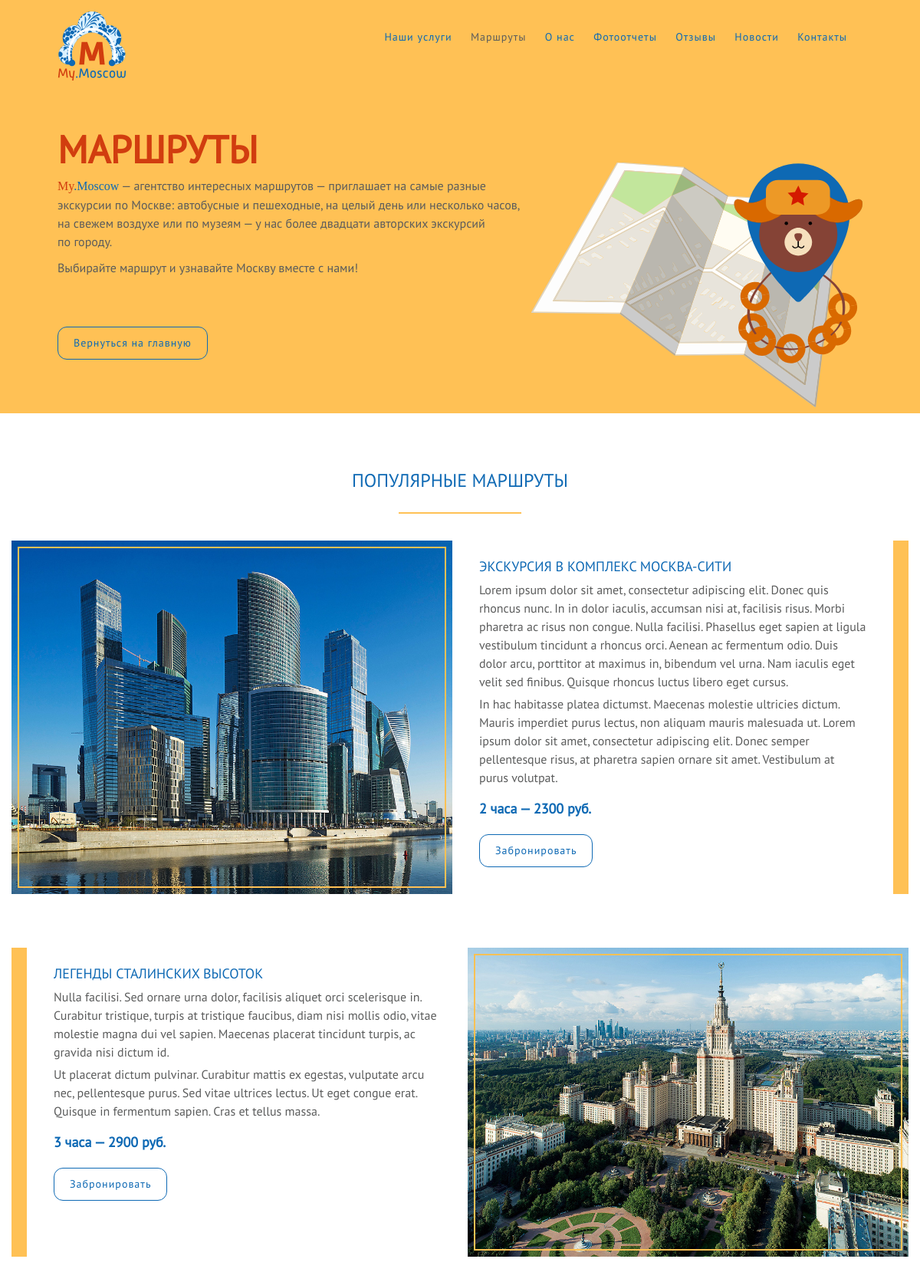
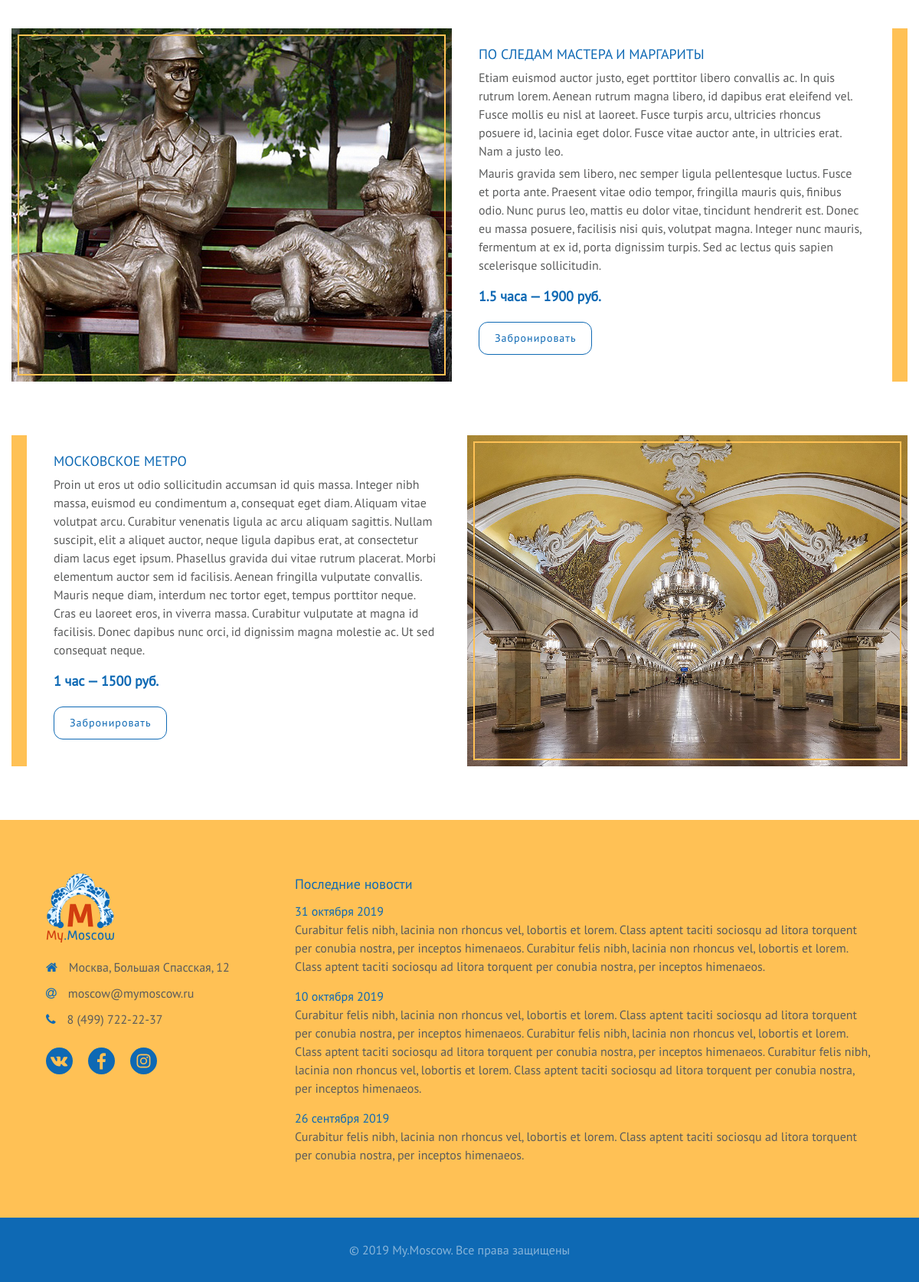
The page /routs.php on the database its author committed (2 pictures, top to bottom).
### tables this page shows
CREATE TABLE `routs` (
  `id` int(11) NOT NULL,
  `image` varchar(255) NOT NULL,
  `altText` varchar(255) NOT NULL,
  `routName` varchar(255) NOT NULL,
  `routDescription` text NOT NULL,
  `duration` varchar(255) NOT NULL,
  `price` varchar(255) NOT NULL
);

CREATE TABLE `contactsGeneral` (
  `id` int(11) NOT NULL,
  `address` varchar(255) NOT NULL,
  `email` varchar(255) NOT NULL,
  `tel` varchar(255) NOT NULL
);

CREATE TABLE `socialNetworks` (
  `id` int(11) NOT NULL,
  `href` varchar(255) NOT NULL,
  `icon` varchar(255) NOT NULL,
  `altText` varchar(255) NOT NULL
);

CREATE TABLE `news` (
  `id` int(11) NOT NULL,
  `newsDate` varchar(255) NOT NULL,
  `newsText` text NOT NULL
);

### routs.php (the view, shortened to what this page needs)
<?php
include_once($_SERVER['DOCUMENT_ROOT'] . '/config/config.php');
$query = "SELECT * FROM `routs`";
$resultRouts = mysqli_query($db, $query);
?>
<?php
    include_once($_SERVER['DOCUMENT_ROOT'] . '/modules/head.php');
?>
<body id="top">
    <section class="topInfo">
        <div class="wrapperTop bgRouts">
            <header>
                <a href="/" class="logoI"><img src="images/logo/logo_mixColorText.svg" alt="Logo"></a>
                <nav>
                    <a href="index.php#service">Наши услуги</a>
                    <a href="#" class="notActive">Маршруты</a>
                    <a href="index.php#about">О нас</a>
                    <a href="index.php#foto">Фотоотчеты</a>
                    <a href="index.php#testimon">Отзывы</a>
                    <a href="#news">Новости</a>
                    <a href="contacts.php" target="blank">Контакты</a>
                </nav>
            </header>
            <div class="textInfo">
                <h1>Маршруты</h1>
                    <p>
                        <span class="logoT"><span>My</span>.Moscow</span>&nbsp;&mdash; агентство интересных маршрутов&nbsp;&mdash; приглашает на самые разные экскурсии по&nbsp;Москве: автобусные и&nbsp;пешеходные,
                        на&nbsp;целый день или несколько часов, на&nbsp;свежем воздухе или по&nbsp;музеям&nbsp;&mdash; у&nbsp;нас более двадцати авторских экскурсий
                        по&nbsp;городу.
                    </p>
                    <p>
                        Выбирайте маршрут и&nbsp;узнавайте Москву вместе с&nbsp;нами!
                    </p>
            </div>
            <div>
                <a href="/" class="button">Вернуться на главную</a>
            </div>
        </div>
    </section>
    <main>
        <section class="wrapperRoutsPOP">
            <h2>Популярные маршруты</h2>
            <?php while($row = mysqli_fetch_assoc($resultRouts)): ?>
                <div class="rout">
                    <img class="routImage mCity" src="images/routs/<?= $row['image'] ?>" alt="<?= $row['altText'] ?>">
                    <div class="routText">
                        <h3><?= $row['routName'] ?></h3>
                        <?= $row['routDescription'] ?>
                        <p class="price"><?= $row['duration'] ?>&nbsp;&mdash; <?= $row['price'] ?></p>
                        <div>
                            <a href="" class="button reserve" target="blank" data-name="<?= $row['routName'] ?>">Забронировать</a>
                        </div>
                    </div>
                </div>
            <?php endwhile; ?>
        </section>
    </main>
    <?php
        include_once($_SERVER['DOCUMENT_ROOT']) . '/modules/footer.php';
    ?>
</body>
</html>

### modules/footer.php (shortened to what this page needs)
<?php
    include_once($_SERVER['DOCUMENT_ROOT'] . '/config/config.php');
    $query = "SELECT * FROM `news`";
    $resultNews = mysqli_query($db, $query);
    $logoStyle = 'logoContacts';
    $newsStyle = 'news';
?>
<footer>
    <div class="wrapperEndInfo" id="news">
        <div class="contactsNews">
            <div class="<?= $logoStyle ?>">
                <a href="/" class="logoI"><img src="images/logo/logo_mixColorText.svg" alt="Logo"></a>
                <?php
                    if ($_SERVER['REQUEST_URI'] != '/contacts.php') {
                        include_once($_SERVER['DOCUMENT_ROOT'] . '/modules/address_socNet.php');
                    };
                ?>
            </div>
            <div class="<?= $newsStyle ?>">
                <h4>Последние новости</h4>
                <?php while($row = mysqli_fetch_assoc($resultNews)): ?>
                <p>
                    <span class="date"><?= $row['newsDate'] ?></span>
                    <?= $row['newsText'] ?>
                </p>
                <?php endwhile; ?>
            </div>
        </div>
    </div>
    <div class="copyright">
        <p>© 2019 My.Moscow. Все права защищены</p>
    </div>
</footer>

### modules/address_socNet.php
<?php
    include_once($_SERVER['DOCUMENT_ROOT'] . '/config/config.php');
    $query = "SELECT * FROM `contactsGeneral`";
    $resultCG = mysqli_query($db, $query);
    $query = "SELECT * FROM `socialNetworks`";
    $resultSN = mysqli_query($db, $query);
?>
<address>
    <?php while($row = mysqli_fetch_assoc($resultCG)): ?>
        <p><i class="fa fa-home" aria-hidden="true"></i><?= $row['address'] ?></p>
        <p><i class="fa fa-at" aria-hidden="true"></i><?= $row['email'] ?></p>
        <p><i class="fa fa-phone" aria-hidden="true"></i><?= $row['tel'] ?></p>
    <?php endwhile; ?>
    <div class="socNet">
        <?php while($row = mysqli_fetch_assoc($resultSN)): ?>
            <a href="<?= $row['href'] ?>" rel="nofollow" target="blank"><img src="images/icons/<?= $row['icon'] ?>" alt="<?= $row['altText'] ?>"></a>
        <?php endwhile; ?>
    </div>
</address>

### rows shown on the page
routs: image (picture), routName "ЭКСКУРСИЯ В КОМПЛЕКС МОСКВА-СИТИ", routDescription "Lorem ipsum dolor sit amet, consectetur adipiscing elit. Donec quis rhoncus nunc. In in dolor iaculis, accumsan nisi at, facilisis risus. Morbi pharetra ac risus non congue. Nulla facilisi. Phasellus eget sapien at ligula vestibulum tincidunt a rhoncus orci. Aenean ac fermentum odio. Duis dolor arcu, porttitor at maximus in, bibendum vel urna. Nam iaculis eget velit sed finibus. Quisque rhoncus luctus libero eget cursus. In hac habitasse platea dictumst. Maecenas molestie ultricies dictum. Mauris imperdiet purus lectus, non aliquam mauris malesuada ut. Lorem ipsum dolor sit amet, consectetur adipiscing elit. Donec semper pellentesque risus, at pharetra sapien ornare sit amet. Vestibulum at…", duration "2 часа", price "2300 руб."
routs: image (picture), routName "ЛЕГЕНДЫ СТАЛИНСКИХ ВЫСОТОК", routDescription "Nulla facilisi. Sed ornare urna dolor, facilisis aliquet orci scelerisque in. Curabitur tristique, turpis at tristique faucibus, diam nisi mollis odio, vitae molestie magna dui vel sapien. Maecenas placerat tincidunt turpis, ac gravida nisi dictum id. Ut placerat dictum pulvinar. Curabitur mattis ex egestas, vulputate arcu nec, pellentesque purus. Sed vitae ultrices lectus. Ut eget congue erat. Quisque in fermentum sapien. Cras et tellus massa.", duration "3 часа", price "2900 руб."
routs: image (picture), routName "ПО СЛЕДАМ МАСТЕРА И МАРГАРИТЫ", routDescription "Etiam euismod auctor justo, eget porttitor libero convallis ac. In quis rutrum lorem. Aenean rutrum magna libero, id dapibus erat eleifend vel. Fusce mollis eu nisl at laoreet. Fusce turpis arcu, ultricies rhoncus posuere id, lacinia eget dolor. Fusce vitae auctor ante, in ultricies erat. Nam a justo leo. Mauris gravida sem libero, nec semper ligula pellentesque luctus. Fusce et porta ante. Praesent vitae odio tempor, fringilla mauris quis, finibus odio. Nunc purus leo, mattis eu dolor vitae, tincidunt hendrerit est. Donec eu massa posuere, facilisis nisi quis, volutpat magna. Integer nunc mauris, fermentum at ex id, porta dignissim turpis. Sed ac lectus quis sapien scelerisque sollicitudin.", duration "1.5 часа", price "1900 руб."
routs: image (picture), routName "МОСКОВСКОЕ МЕТРО", routDescription "Proin ut eros ut odio sollicitudin accumsan id quis massa. Integer nibh massa, euismod eu condimentum a, consequat eget diam. Aliquam vitae volutpat arcu. Curabitur venenatis ligula ac arcu aliquam sagittis. Nullam suscipit, elit a aliquet auctor, neque ligula dapibus erat, at consectetur diam lacus eget ipsum. Phasellus gravida dui vitae rutrum placerat. Morbi elementum auctor sem id facilisis. Aenean fringilla vulputate convallis. Mauris neque diam, interdum nec tortor eget, tempus porttitor neque. Cras eu laoreet eros, in viverra massa. Curabitur vulputate at magna id facilisis. Donec dapibus nunc orci, id dignissim magna molestie ac. Ut sed consequat neque.", duration "1 час", price "1500 руб."
contactsgeneral: address "Москва, Большая Спасская, 12", email "moscow@mymoscow.ru", tel "8 (499) 722-22-37"
socialnetworks: icon (picture)
socialnetworks: icon (picture)
socialnetworks: icon (picture)
news: newsDate "31 октября 2019", newsText "Curabitur felis nibh, lacinia non rhoncus vel, lobortis et lorem. Class aptent taciti sociosqu ad litora torquent per conubia nostra, per inceptos himenaeos. Curabitur felis nibh, lacinia non rhoncus vel, lobortis et lorem. Class aptent taciti sociosqu ad litora torquent per conubia nostra, per inceptos himenaeos."
news: newsDate "10 октября 2019", newsText "Curabitur felis nibh, lacinia non rhoncus vel, lobortis et lorem. Class aptent taciti sociosqu ad litora torquent per conubia nostra, per inceptos himenaeos. Curabitur felis nibh, lacinia non rhoncus vel, lobortis et lorem. Class aptent taciti sociosqu ad litora torquent per conubia nostra, per inceptos himenaeos. Curabitur felis nibh, lacinia non rhoncus vel, lobortis et lorem. Class aptent taciti sociosqu ad litora torquent per conubia nostra, per inceptos himenaeos."
news: newsDate "26 сентября 2019", newsText "Curabitur felis nibh, lacinia non rhoncus vel, lobortis et lorem. Class aptent taciti sociosqu ad litora torquent per conubia nostra, per inceptos himenaeos."
